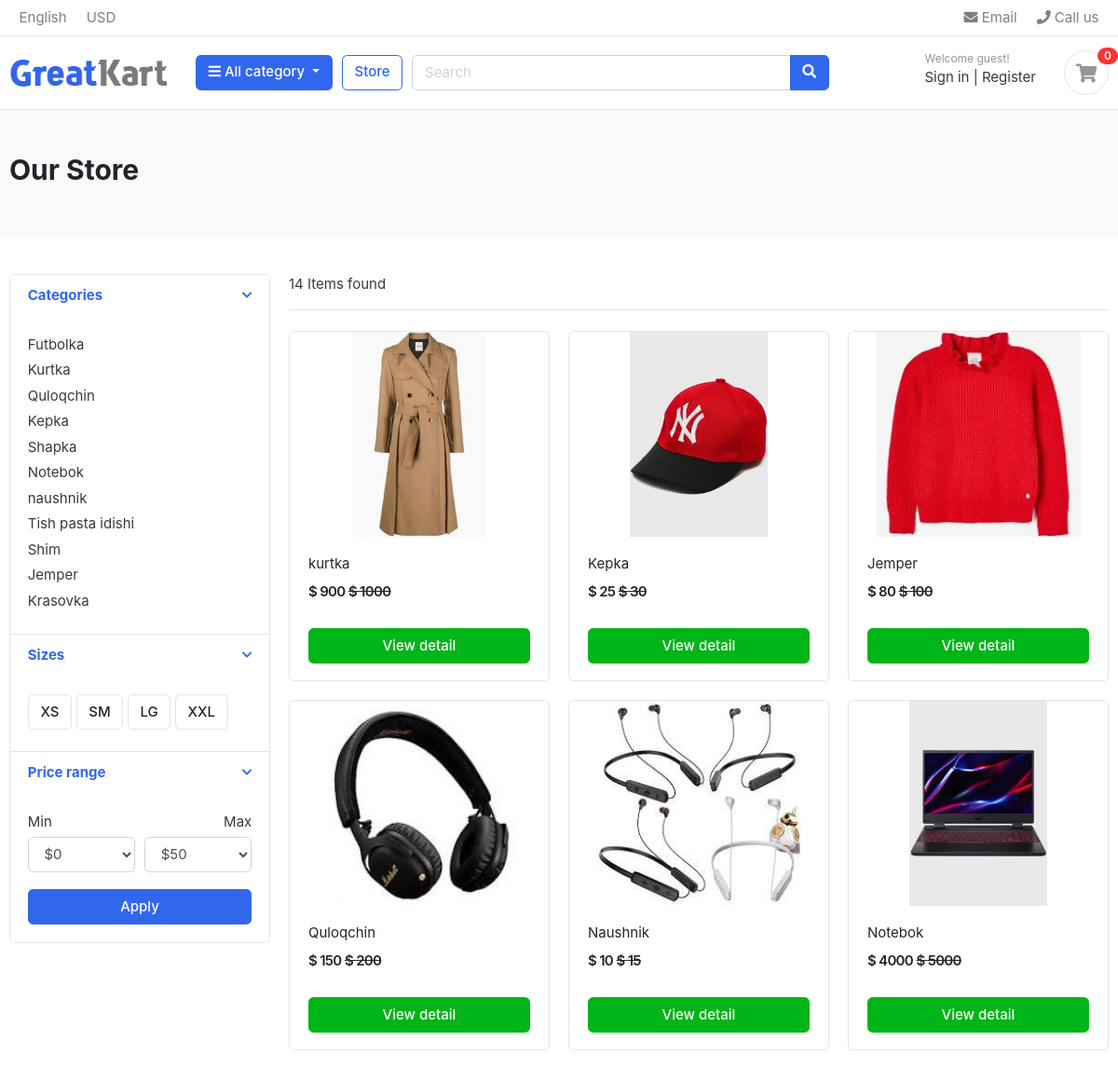
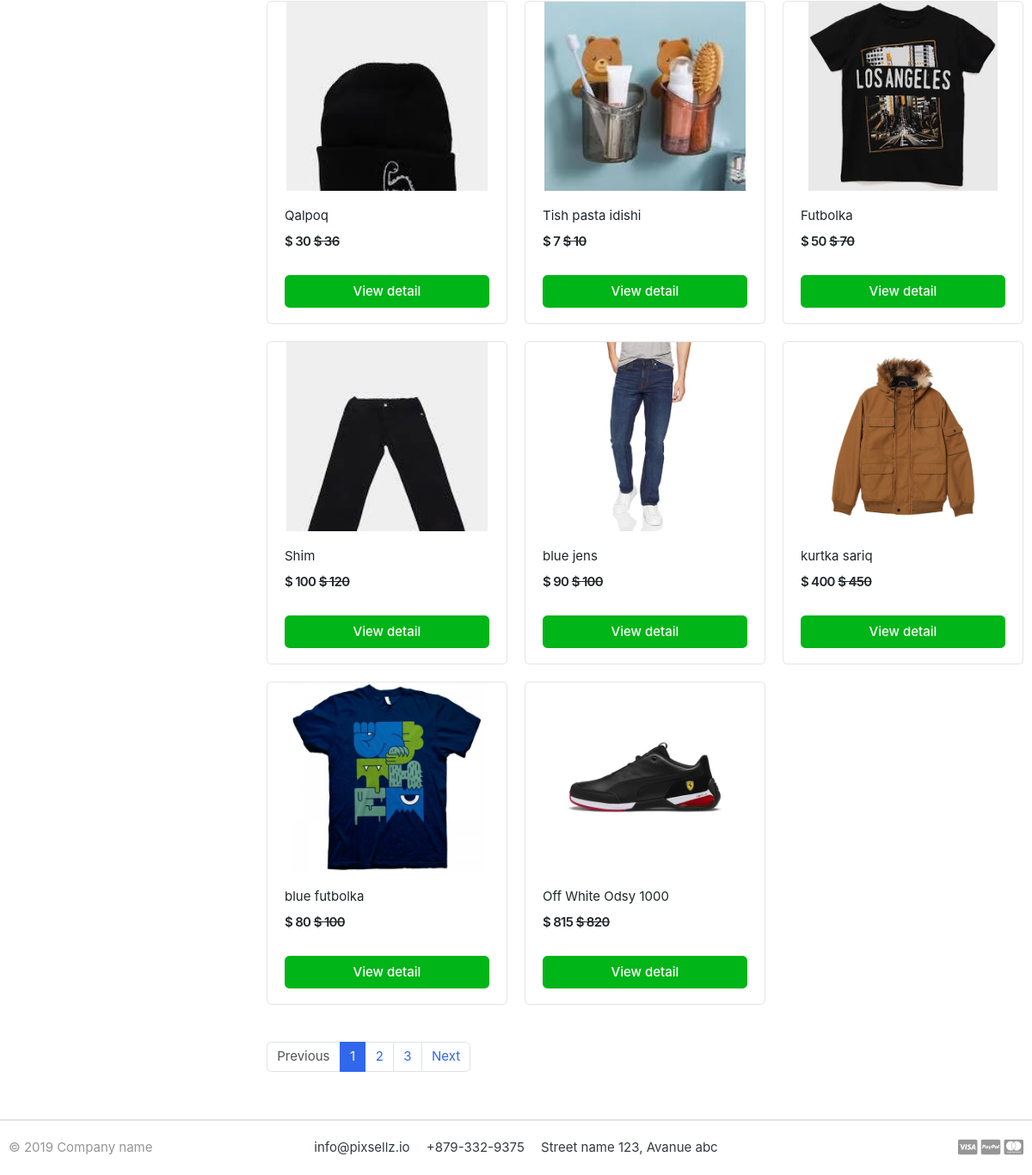
/store/, run on the app's committed database (2 pictures, top to bottom).
### Category/models.py (models this page shows, shortened)
class Category(models.Model):
    name = models.CharField(max_length=20,unique=True)
    description = models.TextField(blank=True)
    image = models.ImageField(upload_to="photo/category",blank=True)
    slug = models.SlugField(max_length=20,unique=True)
    def manzil_olmoq(self):
        return reverse("category_slug", args=[self.slug])

### product_store/models.py (models this page shows, shortened)
class Product(models.Model):
    name = models.CharField(max_length=20)
    slug = models.SlugField(max_length=20,unique=True)
    descprition = models.TextField(max_length=500,blank=True)
    xozirgi_narx = models.IntegerField()
    oldingi_narx = models.IntegerField()
    image = models.ImageField(upload_to="photo/product")
    aksiya = models.IntegerField(default=100)
    mavjudmi = models.BooleanField(default=True)
    category = models.ForeignKey(Category,on_delete=models.CASCADE)
    yaratilgan_vaqt = models.DateTimeField(auto_now_add=True)
    ozgartirilgan_vaqti = models.DateTimeField(auto_now=True)

### product_store/views.py (the view)
# urls.py: path("",Malumot,name="store_panel"),
def Malumot(request, category_slug=None):
    if category_slug == None:
        products = Product.objects.filter(mavjudmi=True)
    else:
        categories = get_object_or_404(Category, slug=category_slug)
        products = Product.objects.filter(mavjudmi=True, category=categories)
    context = {
        "store_category":products,
    }
    return render(request,"store.html",context)

### Category/context_prosesor.py (called while the page is built)
def menu_links(request):
    maxsulot_tur = Category.objects.all()
    context = {
        "maxsulot_all": maxsulot_tur
    }
    return dict(context)

### card/context_prosesor.py (called while the page is built)
def counter(request):
    cart_count = 0
    if 'admin' in request.path:
        return {}
    else:
        try:
            cart = Cart.objects.get(session_id=_cart_id(request))
            cart_items = CartItem.objects.filter(cart=cart)
            for cart_item in cart_items:
                cart_count += cart_item.quantity
        except ObjectDoesNotExist:
            cart_count = 0
    return dict(cart_count = cart_count)

### card/views.py (called while the page is built)
def _cart_id(request):
    cart = request.session.session_key
    if not cart:
        cart = request.session.create()
    return cart

### template/store.html (shortened to what this page needs)
{% extends "base.html" %}
{% load static %}
{% block content%}
<section class="section-pagetop bg">
  <div class="container">
    <h2 class="title-page">Our Store</h2>
  </div>
</section>
<section class="section-content padding-y">
  <div class="container">
  <div class="row">
    <aside class="col-md-3">
  <div class="card">
    <article class="filter-group">
      <header class="card-header">
        <a href="#" data-toggle="collapse" data-target="#collapse_1" aria-expanded="true" class="">
          <i class="icon-control fa fa-chevron-down"></i>
          <h6 class="title">Categories</h6>
        </a>
      </header>
      <div class="filter-content collapse show" id="collapse_1" >
        <div class="card-body">
          <ul class="list-menu">
            {% for durbek in maxsulot_all %}
            <li><a href="{{durbek.manzil_olmoq}}">{{durbek.name}}</a></li>
            {% endfor %}
          </ul>
        </div>
      </div>
    </article>
    <article class="filter-group">
      <header class="card-header">
        <a href="#" data-toggle="collapse" data-target="#collapse_4" aria-expanded="true" class="">
          <i class="icon-control fa fa-chevron-down"></i>
          <h6 class="title">Sizes </h6>
        </a>
      </header>
      <div class="filter-content collapse show" id="collapse_4" >
        <div class="card-body">
        <label class="checkbox-btn">
          <span class="btn btn-light"> XS </span>
        </label>
        <label class="checkbox-btn">
          <span class="btn btn-light"> SM </span>
        </label>
        <label class="checkbox-btn">
          <span class="btn btn-light"> LG </span>
        </label>
<label class="checkbox-btn">
          <span class="btn btn-light"> XXL </span>
        </label>
      </div>
      </div>
    </article>
    <article class="filter-group">
      <header class="card-header">
        <a href="#" data-toggle="collapse" data-target="#collapse_3" aria-expanded="true" class="">
          <i class="icon-control fa fa-chevron-down"></i>
          <h6 class="title">Price range </h6>
        </a>
      </header>
      <div class="filter-content collapse show" id="collapse_3">
        <div class="card-body">
          <div class="form-row">
          <div class="form-group col-md-6">
          <label>Min</label>
            <select class="mr-2 form-control">
              <option value="0">$0</option>
            </select>
          </div>
          <div class="form-group text-right col-md-6">
          <label>Max</label>
            <select class="mr-2 form-control">
              <option value="50">$50</option>
            </select>
          </div>
          </div>
          <button class="btn btn-block btn-primary">Apply</button>
        </div>
      </div>
    </article>
  </div>
    </aside>
    <main class="col-md-9">
  <header class="border-bottom mb-4 pb-3">
      <div class="form-inline">
        <span class="mr-md-auto">{{store_category.count}} Items found </span>
      </div>
  </header>
    <div class="row">
        {% for store_index in  store_category %}
        <div class="col-md-4">
            <figure class="card card-product-grid">
                <div class="img-wrap">
                  <img src="{{store_index.image.url}}">
                </div>
                <figcaption class="info-wrap">
                    <div class="fix-height">
                        <a href="./product-detail.html" class="title">{{store_index.name}}</a>
                        <div class="price-wrap mt-2">
                        <span class="price">$ {{store_index.xozirgi_narx}}</span>
                        <span class="price"><s>$ {{store_index.oldingi_narx}}</s></span>
                        </div>
                    </div>
                    <a href="{% url 'detail_name' store_index.id %}" class="btn btn-block btn-success">View detail</a>
                </figcaption>
            </figure>
        </div>
        {% endfor %}
     </div>
  <nav class="mt-4" aria-label="Page navigation sample">
  <ul class="pagination">
    <li class="page-item disabled"><a class="page-link" href="#">Previous</a></li>
    <li class="page-item active"><a class="page-link" href="#">1</a></li>
    <li class="page-item"><a class="page-link" href="#">2</a></li>
    <li class="page-item"><a class="page-link" href="#">3</a></li>
    <li class="page-item"><a class="page-link" href="#">Next</a></li>
  </ul>
  </nav>
    </main>
  </div>
  </div>
</section>
    {% endblock content %}

### static/css/ui.css (style rules this page uses)
html { font-family: "Inter", sans-serif; font-size: 15px; }
.img-wrap { text-align: center; display: block; }
.img-wrap img { max-width: 100%; }
.price-wrap { letter-spacing: -0.7px; }
.padding-y { padding-top: 40px; padding-bottom: 40px; }
figure { margin-bottom: 0; }
article:after, .form-group:after { display: block; clear: both; content: ""; }
.bg { background-color: #f8f9fa; }
.title-page { color: #212529; }
.btn-light { background-color: #fff; border-color: #e4e4e4; }
[class*=list-] li:after { visibility: hidden; display: block; content: ""; overflow: hidden; height: 0; clear: both; }
.list-menu { list-style: none; margin: 0; padding-left: 0; }
.list-menu li { margin-bottom: 5px; }
.list-menu a { color: #343a40; }
[class*=card-product] a.title { color: #212529; display: block; }
[class*=card-product] .img-wrap { overflow: hidden; position: relative; }
[class*=card-product] .img-wrap img { height: 100%; max-width: 100%; width: auto; display: inline-block; -o-object-fit: cover; object-fit: cover; }
.card-product-grid { margin-bottom: 20px; }
.card-product-grid .img-wrap { border-radius: 0.2rem 0.2rem 0 0; height: 220px; }
.card-product-grid .info-wrap { overflow: hidden; padding: 18px 20px; }
.card-product-grid .fix-height { height: 80px; overflow: hidden; }
.card .img-wrap { overflow: hidden; }
.price { font-weight: 600; color: #212529; }
.icon-control { margin-top: 5px; float: right; font-size: 80%; }
.card-header .title { margin-bottom: 0; line-height: 1.5; }
.filter-group { border-bottom: 1px solid #e4e4e4; }
.filter-group .card-header { border-bottom: 0; }
.filter-group:last-child { border-bottom: 0; }
.checkbox-btn { position: relative; }
.section-pagetop { padding: 45px 0; }

### data on the page
Category: name "Futbolka"
Category: name "Kurtka"
Category: name "Quloqchin"
Category: name "Kepka"
Category: name "Shapka"
Category: name "Notebok"
Category: name "naushnik"
Category: name "Tish pasta idishi"
Category: name "Shim"
Category: name "Jemper"
Category: name "Krasovka"
Product: image (picture), name "kurtka", xozirgi_narx "900", oldingi_narx "1000"
Product: image (picture), name "Kepka", xozirgi_narx "25", oldingi_narx "30"
Product: image (picture), name "Jemper", xozirgi_narx "80", oldingi_narx "100"
Product: image (picture), name "Quloqchin", xozirgi_narx "150", oldingi_narx "200"
Product: image (picture), name "Naushnik", xozirgi_narx "10", oldingi_narx "15"
Product: image (picture), name "Notebok", xozirgi_narx "4000", oldingi_narx "5000"
Product: image (picture), name "Qalpoq", xozirgi_narx "30", oldingi_narx "36"
Product: image (picture), name "Tish pasta idishi", xozirgi_narx "7", oldingi_narx "10"
Product: image (picture), name "Futbolka", xozirgi_narx "50", oldingi_narx "70"
Product: image (picture), name "Shim", xozirgi_narx "100", oldingi_narx "120"
Product: image (picture), name "blue jens", xozirgi_narx "90", oldingi_narx "100"
Product: image (picture), name "kurtka sariq", xozirgi_narx "400", oldingi_narx "450"
Product: image (picture), name "blue futbolka", xozirgi_narx "80", oldingi_narx "100"
Product: image (picture), name "Off White Odsy 1000", xozirgi_narx "815", oldingi_narx "820"

### other printed values
{{ cart_count }} "0"
{{ store_category.count }} "14"
